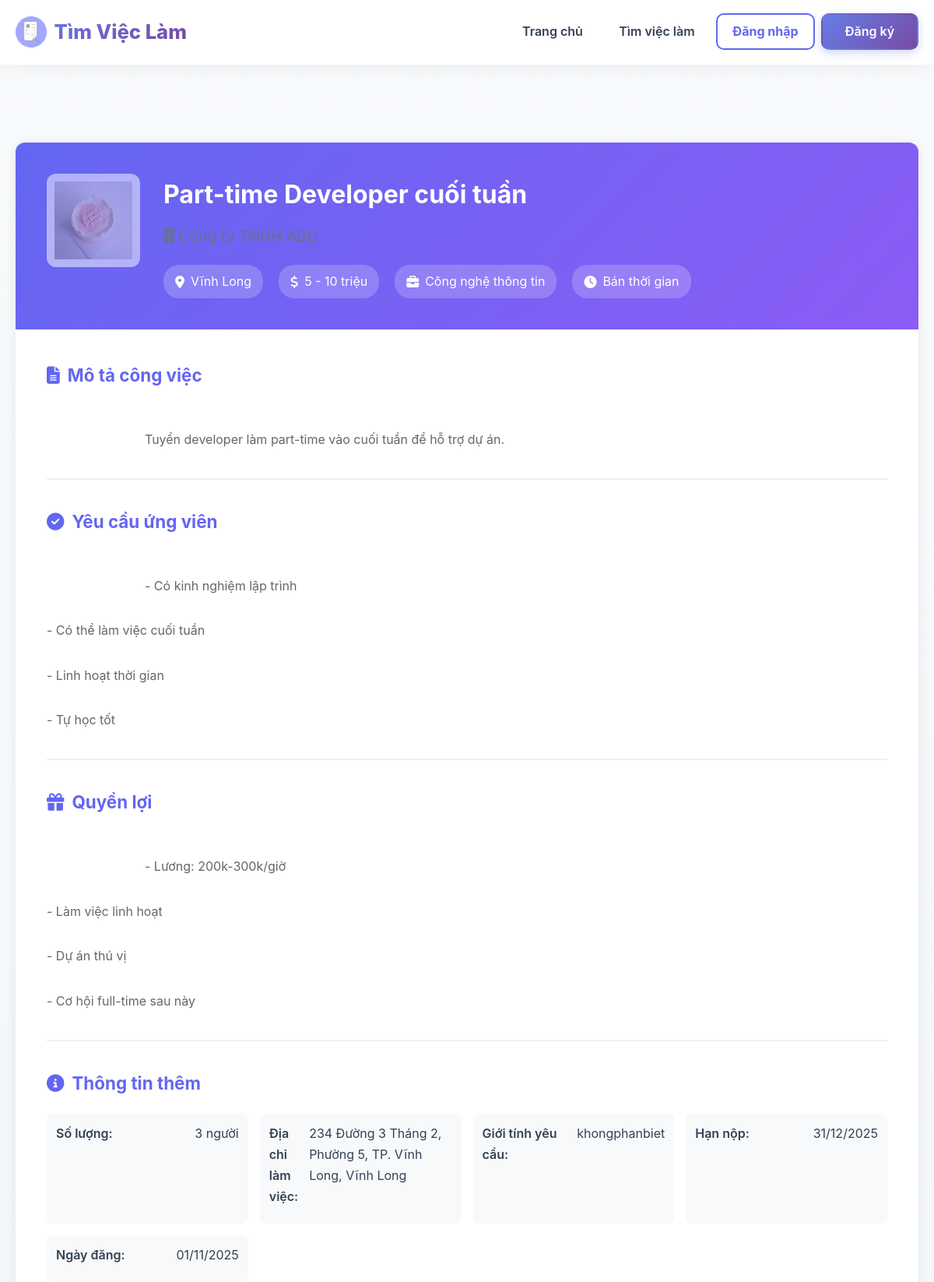
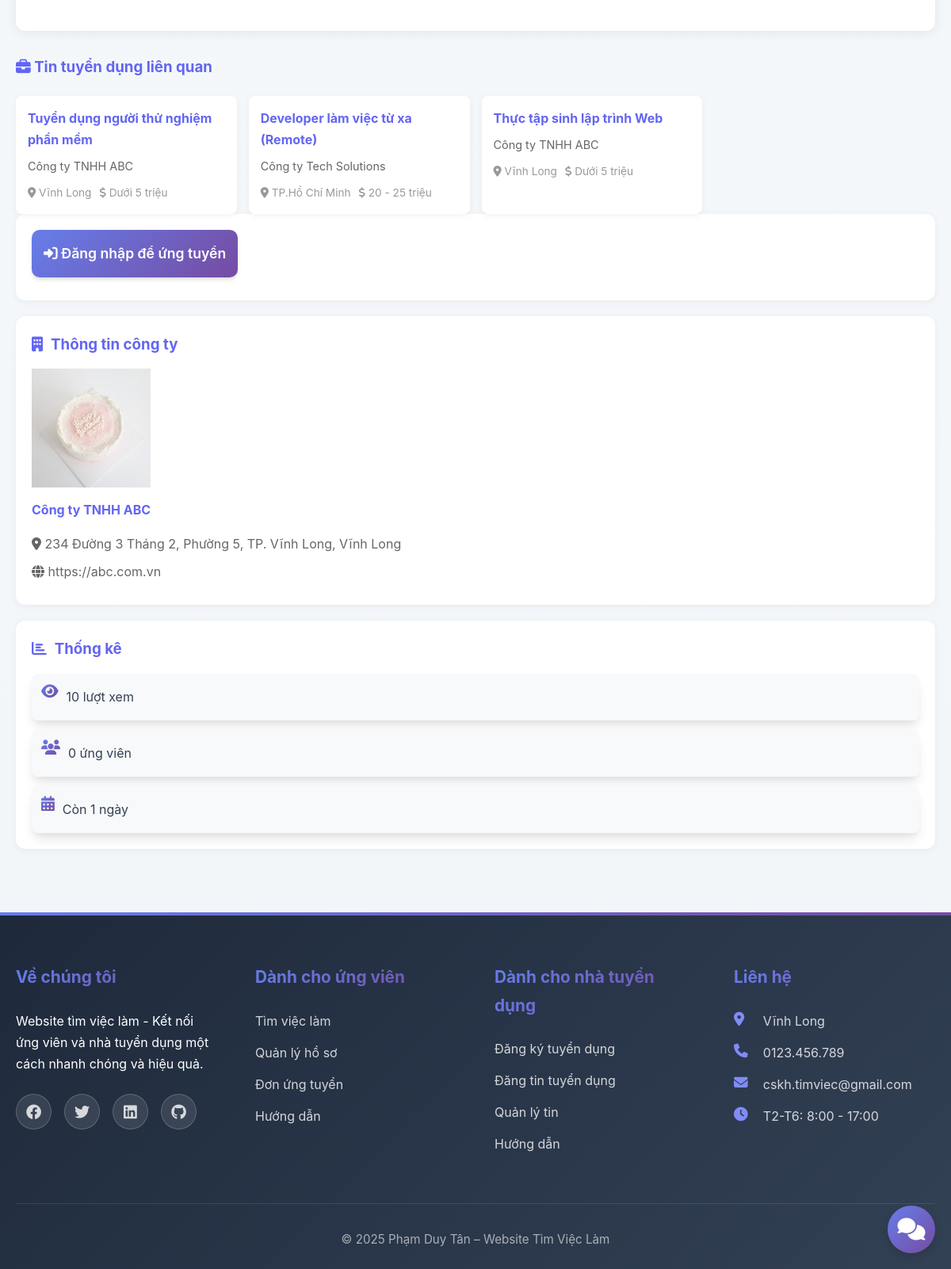
The page /tintuyendung/chitiet/12 on the database its author committed (2 pictures, top to bottom).
### tables this page shows
CREATE TABLE `tintuyendung` (
  `id` int(11) NOT NULL,
  `nguoidung_id` int(11) NOT NULL COMMENT 'ID nhà tuyển dụng',
  `tieude` varchar(500) NOT NULL,
  `nganhnghe_id` int(11) NOT NULL,
  `mucluong_id` int(11) DEFAULT NULL,
  `loaicongviec_id` int(11) DEFAULT NULL,
  `tinhthanh_id` int(11) DEFAULT NULL,
  `diachilamviec` text DEFAULT NULL,
  `soluong` int(11) DEFAULT 1,
  `gioitinh_yc` enum('nam','nu','khongphanbiet') DEFAULT 'khongphanbiet',
  `mota` text DEFAULT NULL,
  `yeucau` text DEFAULT NULL,
  `quyenloi` text DEFAULT NULL,
  `ngayhethan` date NOT NULL,
  `trangthai` enum('choduyet','dangmo','hethan','dong','an') DEFAULT 'choduyet',
  `luotxem` int(11) DEFAULT 0,
  `ngaydang` datetime DEFAULT current_timestamp(),
  `ngaycapnhat` datetime DEFAULT current_timestamp() ON UPDATE current_timestamp()
);

CREATE TABLE `thongtinnhatuyendung` (
  `id` int(11) NOT NULL,
  `nguoidung_id` int(11) NOT NULL,
  `tencongty` varchar(255) NOT NULL,
  `masothue` varchar(50) DEFAULT NULL,
  `diachi_congty` text DEFAULT NULL,
  `website` varchar(255) DEFAULT NULL,
  `logo` varchar(255) DEFAULT NULL,
  `mota` text DEFAULT NULL,
  `quymo` varchar(100) DEFAULT NULL,
  `linhvuc` varchar(255) DEFAULT NULL,
  `email_congty` varchar(255) DEFAULT NULL,
  `lydoyeucau` text DEFAULT NULL COMMENT 'Lý do muốn trở thành nhà tuyển dụng',
  `ngaygui` datetime DEFAULT current_timestamp(),
  `ngaycapnhat` datetime DEFAULT current_timestamp() ON UPDATE current_timestamp()
);

CREATE TABLE `tinhthanh` (
  `id` int(11) NOT NULL,
  `tentinh` varchar(255) NOT NULL,
  `trangthai` enum('hoatdong','an') DEFAULT 'hoatdong',
  `ngaytao` datetime DEFAULT current_timestamp()
);

CREATE TABLE `mucluong` (
  `id` int(11) NOT NULL,
  `tenmucluong` varchar(255) NOT NULL,
  `giatri_min` decimal(15,2) DEFAULT NULL,
  `giatri_max` decimal(15,2) DEFAULT NULL,
  `trangthai` enum('hoatdong','an') DEFAULT 'hoatdong',
  `ngaytao` datetime DEFAULT current_timestamp()
);

CREATE TABLE `nganhnghe` (
  `id` int(11) NOT NULL,
  `tennganh` varchar(255) NOT NULL,
  `mota` text DEFAULT NULL,
  `trangthai` enum('hoatdong','an') DEFAULT 'hoatdong',
  `ngaytao` datetime DEFAULT current_timestamp()
);

CREATE TABLE `loaicongviec` (
  `id` int(11) NOT NULL,
  `tenloai` varchar(255) NOT NULL,
  `mota` text DEFAULT NULL,
  `trangthai` enum('hoatdong','an') DEFAULT 'hoatdong',
  `ngaytao` datetime DEFAULT current_timestamp()
);

### app/controllers/TintuyendungController.php (called while the page is built, shortened)
<?php
require_once BASE_PATH . 'app/models/TinTuyenDungModel.php';
class TintuyendungController extends BaseController {
    private $tinModel;
    public function __construct() {
        $this->tinModel = new TinTuyenDungModel();
    }
    public function chitiet($id) {
        $tin = $this->tinModel->layChiTiet($id);
        $this->tinModel->tangLuotXem($id);
        $daUngTuyen = false;
        $cvHoSo = null;
        $tinLienQuan = $this->tinModel->timKiem('', $tin['nganhnghe_id'], null, null, null, 4, 0);
        $data = [
            'pageTitle' => $tin['tieude'],
            'tin' => $tin,
            'daUngTuyen' => $daUngTuyen,
            'cvHoSo' => $cvHoSo,
            'tinLienQuan' => $tinLienQuan
        ];
        $this->view('tintuyendung/chitiet', $data);
    }
}
?>

### app/core/Database.php (called while the page is built, shortened)
<?php
class Database {
    private static $instance = null;
    private $connection;
    private function __construct() {
        try {
            $this->connection = new PDO(
                "mysql:host=" . DB_HOST . ";dbname=" . DB_NAME . ";charset=utf8mb4",
                DB_USER,
                DB_PASS,
                [
                    PDO::ATTR_ERRMODE => PDO::ERRMODE_EXCEPTION,
                    PDO::ATTR_DEFAULT_FETCH_MODE => PDO::FETCH_ASSOC,
                    PDO::ATTR_EMULATE_PREPARES => false
                ]
            );
        } catch (PDOException $e) {
            error_log("Database connection failed: " . $e->getMessage());
            if (DEBUG_MODE) {
                die("Lỗi kết nối database: " . $e->getMessage());
            } else {
                die("Không thể kết nối đến cơ sở dữ liệu. Vui lòng thử lại sau.");
            }
        }
    }
    public static function getInstance() {
        if (self::$instance === null) {
            self::$instance = new self();
        }
        return self::$instance;
    }
    public function getConnection() {
        return $this->connection;
    }
}

### app/models/TinTuyenDungModel.php (called while the page is built, shortened)
<?php
class TinTuyenDungModel {
    private $db;
    private $table = 'tintuyendung';
    public function __construct() {
        $this->db = Database::getInstance()->getConnection();
    }
    public function layChiTiet($id) {
        $sql = "SELECT t.*, n.tennganh, tt.tentinh, m.tenmucluong, l.tenloai,
                nd.hoten, nd.email, nd.sodienthoai, nd.xacminh,
                nhatd.tencongty, nhatd.diachi_congty, nhatd.website, nhatd.logo,
                nhatd.mota as motacongty, nhatd.quymo, nhatd.linhvuc
                FROM " . $this->table . " t
                LEFT JOIN nganhnghe n ON t.nganhnghe_id = n.id
                LEFT JOIN tinhthanh tt ON t.tinhthanh_id = tt.id
                LEFT JOIN mucluong m ON t.mucluong_id = m.id
                LEFT JOIN loaicongviec l ON t.loaicongviec_id = l.id
                LEFT JOIN nguoidung nd ON t.nguoidung_id = nd.id
                LEFT JOIN thongtinnhatuyendung nhatd ON nd.id = nhatd.nguoidung_id
                WHERE t.id = :id";
        $stmt = $this->db->prepare($sql);
        $stmt->bindParam(':id', $id);
        $stmt->execute();
        return $stmt->fetch(PDO::FETCH_ASSOC);
    }
    public function timKiem($tukhoa = '', $nganhnghe = null, $tinhthanh = null, $mucluong = null, $loaicongviec = null, $limit = 20, $offset = 0) {
        $sql = "SELECT t.*, n.tennganh, tt.tentinh, m.tenmucluong, l.tenloai,
                nhatd.tencongty, nhatd.logo
                FROM " . $this->table . " t
                LEFT JOIN nganhnghe n ON t.nganhnghe_id = n.id
                LEFT JOIN tinhthanh tt ON t.tinhthanh_id = tt.id
                LEFT JOIN mucluong m ON t.mucluong_id = m.id
                LEFT JOIN loaicongviec l ON t.loaicongviec_id = l.id
                LEFT JOIN nguoidung nd ON t.nguoidung_id = nd.id
                LEFT JOIN thongtinnhatuyendung nhatd ON nd.id = nhatd.nguoidung_id
                WHERE t.trangthai = 'dangmo' AND t.ngayhethan >= CURDATE()";
        if ($nganhnghe) {
            $sql .= " AND t.nganhnghe_id = :nganhnghe";
        }
        $sql .= " ORDER BY t.ngaydang DESC LIMIT :limit OFFSET :offset";
        $stmt = $this->db->prepare($sql);
        if ($nganhnghe) {
            $stmt->bindParam(':nganhnghe', $nganhnghe, PDO::PARAM_INT);
        }
        $stmt->bindParam(':limit', $limit, PDO::PARAM_INT);
        $stmt->bindParam(':offset', $offset, PDO::PARAM_INT);
        $stmt->execute();
        return $stmt->fetchAll(PDO::FETCH_ASSOC);
    }
}
?>

### app/views/tintuyendung/chitiet.php (the view, shortened to what this page needs)
<?php require_once BASE_PATH . 'app/views/layouts/header.php'; ?>
<div class="container" style="margin-top: 100px;">
    <div class="row">
        <div class="col-md-8">
            <div class="job-detail-card">
                <div class="job-detail-header">
                    <div class="company-logo">
                        <?php if ($tin['logo']): ?>
                            <img src="<?php echo BASE_URL . 'uploads/logo/' . htmlspecialchars($tin['logo']); ?>"
                                 alt="<?php echo htmlspecialchars($tin['tencongty']); ?>">
                        <?php else: ?>
                            <div class="company-avatar-large">
                                <?php echo strtoupper(substr($tin['tencongty'], 0, 1)); ?>
                            </div>
                        <?php endif; ?>
                    </div>
                    <div class="job-detail-title">
                        <h1><?php echo htmlspecialchars($tin['tieude']); ?></h1>
                        <p class="company-name">
                            <i class="fas fa-building"></i>
                        </p>
                        <div class="job-meta">
                            <span><i class="fas fa-map-marker-alt"></i> <?php echo htmlspecialchars($tin['tentinh']); ?></span>
                            <span><i class="fas fa-dollar-sign"></i> <?php echo htmlspecialchars($tin['tenmucluong']); ?></span>
                            <span><i class="fas fa-briefcase"></i> <?php echo htmlspecialchars($tin['tennganh']); ?></span>
                            <span><i class="fas fa-clock"></i> <?php echo htmlspecialchars($tin['tenloai']); ?></span>
                        </div>
                    </div>
                </div>
                <div class="job-detail-body">
                    <div class="info-section">
                        <h3><i class="fas fa-file-alt"></i> Mô tả công việc</h3>
                        <div class="content">
                            <?php echo nl2br(htmlspecialchars($tin['mota'])); ?>
                        </div>
                    </div>
                    <div class="info-section">
                        <h3><i class="fas fa-check-circle"></i> Yêu cầu ứng viên</h3>
                        <div class="content">
                            <?php echo nl2br(htmlspecialchars($tin['yeucau'])); ?>
                        </div>
                    </div>
                    <?php if ($tin['quyenloi']): ?>
                    <div class="info-section">
                        <h3><i class="fas fa-gift"></i> Quyền lợi</h3>
                        <div class="content">
                            <?php echo nl2br(htmlspecialchars($tin['quyenloi'])); ?>
                        </div>
                    </div>
                    <?php endif; ?>
                    <div class="info-section">
                        <h3><i class="fas fa-info-circle"></i> Thông tin thêm</h3>
                        <div class="info-grid">
                            <div class="info-item">
                                <strong>Số lượng:</strong>
                                <span><?php echo htmlspecialchars($tin['soluong']); ?> người</span>
                            </div>
                            <?php if (!empty($tin['diachilamviec'])): ?>
                            <div class="info-item">
                                <strong>Địa chỉ làm việc:</strong>
                                <span><?php echo htmlspecialchars($tin['diachilamviec']); ?></span>
                            </div>
                            <?php endif; ?>
                            <?php if (!empty($tin['gioitinh_yc'])): ?>
                            <div class="info-item">
                                <strong>Giới tính yêu cầu:</strong>
                                <span><?php echo htmlspecialchars($tin['gioitinh_yc']); ?></span>
                            </div>
                            <?php endif; ?>
                            <div class="info-item">
                                <strong>Hạn nộp:</strong>
                                <span><?php echo date('d/m/Y', strtotime($tin['ngayhethan'])); ?></span>
                            </div>
                            <div class="info-item">
                                <strong>Ngày đăng:</strong>
                                <span><?php echo date('d/m/Y', strtotime($tin['ngaydang'])); ?></span>
                            </div>
                        </div>
                    </div>
                </div>
            </div>
            <?php if (!empty($tinLienQuan)): ?>
            <div class="related-jobs">
                <h3><i class="fas fa-briefcase"></i> Tin tuyển dụng liên quan</h3>
                <div class="jobs-grid">
                    <?php foreach ($tinLienQuan as $related): ?>
                        <?php if ($related['id'] != $tin['id']): ?>
                        <div class="job-card-small">
                            <h4>
                                <a href="<?php echo BASE_URL; ?>tintuyendung/chitiet/<?php echo $related['id']; ?>">
                                    <?php echo htmlspecialchars($related['tieude']); ?>
                                </a>
                            </h4>
                            <p><?php echo htmlspecialchars($related['tencongty']); ?></p>
                            <div class="job-tags">
                                <span><i class="fas fa-map-marker-alt"></i> <?php echo htmlspecialchars($related['tentinh']); ?></span>
                                <span><i class="fas fa-dollar-sign"></i> <?php echo htmlspecialchars($related['tenmucluong']); ?></span>
                            </div>
                        </div>
                        <?php endif; ?>
                    <?php endforeach; ?>
                </div>
            </div>
            <?php endif; ?>
        </div>
        <div class="col-md-4">
            <?php if (isset($_SESSION['nguoidung_id']) && $_SESSION['vaitro'] == 'ungvien'): ?>
                <?php if ($daUngTuyen): ?>
                    <div class="apply-box">
                        <button class="btn btn-secondary btn-block" disabled>
                            <i class="fas fa-check-circle"></i> Đã ứng tuyển
                        </button>
                        <p style="text-align: center; margin-top: 10px; color: #666;">
                            Bạn đã nộp đơn ứng tuyển vào vị trí này
                        </p>
                    </div>
                <?php else: ?>
                    <div class="apply-box">
                        <button class="btn btn-primary btn-block" data-toggle="modal" data-target="#applyModal">
                            <i class="fas fa-paper-plane"></i> Ứng tuyển ngay
                        </button>
                    </div>
                <?php endif; ?>
            <?php elseif (!isset($_SESSION['nguoidung_id'])): ?>
                <div class="apply-box">
                    <a href="<?php echo BASE_URL; ?>dangnhap" class="btn btn-primary btn-block">
                        <i class="fas fa-sign-in-alt"></i> Đăng nhập để ứng tuyển
                    </a>
                </div>
            <?php endif; ?>
            <div class="company-info-box">
                <h3><i class="fas fa-building"></i> Thông tin công ty</h3>
                <div class="company-details">
                    <?php if ($tin['logo']): ?>
                        <img src="<?php echo BASE_URL . 'uploads/logo/' . $tin['logo']; ?>"
                             alt="<?php echo htmlspecialchars($tin['tencongty']); ?>"
                             style="width: 100%; max-width: 150px; margin-bottom: 15px;">
                    <?php endif; ?>
                    <h4><?php echo htmlspecialchars($tin['tencongty']); ?></h4>
                    <?php if ($tin['diachi_congty']): ?>
                        <p><i class="fas fa-map-marker-alt"></i> <?php echo htmlspecialchars($tin['diachi_congty']); ?></p>
                    <?php endif; ?>
                    <?php if ($tin['website']): ?>
                        <p><i class="fas fa-globe"></i> <a href="<?php echo htmlspecialchars($tin['website']); ?>" target="_blank" rel="noopener noreferrer"><?php echo htmlspecialchars($tin['website']); ?></a></p>
                    <?php endif; ?>
                </div>
            </div>
            <div class="job-stats-box">
                <h3><i class="fas fa-chart-bar"></i> Thống kê</h3>
                <div class="stats">
                    <div class="stat-item">
                        <i class="fas fa-eye"></i>
                        <span><?php echo number_format($tin['luotxem']); ?> lượt xem</span>
                    </div>
                    <div class="stat-item">
                        <i class="fas fa-users"></i>
                        <span><?php echo number_format($tin['sodon'] ?? 0); ?> ứng viên</span>
                    </div>
                    <div class="stat-item">
                        <i class="fas fa-calendar-alt"></i>
                        <span>Còn <?php echo max(0, floor((strtotime($tin['ngayhethan']) - time()) / 86400)); ?> ngày</span>
                    </div>
                </div>
            </div>
        </div>
    </div>
</div>
<?php require_once BASE_PATH . 'app/views/layouts/footer.php'; ?>

### rows shown on the page
tintuyendung: thongtinnhatuyendung.logo (picture), tieude "Part-time Developer cuối tuần", tinhthanh.tentinh "Vĩnh Long", mucluong.tenmucluong "5 - 10 triệu", nganhnghe.tennganh "Công nghệ thông tin", loaicongviec.tenloai "Bán thời gian", mota "Tuyển developer làm part-time vào cuối tuần để hỗ trợ dự án.", yeucau "- Có kinh nghiệm lập trình - Có thể làm việc cuối tuần - Linh hoạt thời gian - Tự học tốt", quyenloi "- Lương: 200k-300k/giờ - Làm việc linh hoạt - Dự án thú vị - Cơ hội full-time sau này", soluong "3", diachilamviec "234 Đường 3 Tháng 2, Phường 5, TP. Vĩnh Long, Vĩnh Long", gioitinh_yc "khongphanbiet", ngayhethan "31/12/2025", ngaydang "01/11/2025", thongtinnhatuyendung.tencongty "Công ty TNHH ABC", thongtinnhatuyendung.diachi_congty "234 Đường 3 Tháng 2, Phường 5, TP. Vĩnh Long, Vĩnh Long", thongtinnhatuyendung.website "https://abc.com.vn", luotxem "10"
tintuyendung: tieude "Tuyển dụng người thử nghiệm phần mềm", thongtinnhatuyendung.tencongty "Công ty TNHH ABC", tinhthanh.tentinh "Vĩnh Long", mucluong.tenmucluong "Dưới 5 triệu"
tintuyendung: tieude "Developer làm việc từ xa (Remote)", thongtinnhatuyendung.tencongty "Công ty Tech Solutions", tinhthanh.tentinh "TP.Hồ Chí Minh", mucluong.tenmucluong "20 - 25 triệu"
tintuyendung: tieude "Thực tập sinh lập trình Web", thongtinnhatuyendung.tencongty "Công ty TNHH ABC", tinhthanh.tentinh "Vĩnh Long", mucluong.tenmucluong "Dưới 5 triệu"

### other values the page prints
$tin['sodon'] "0"
